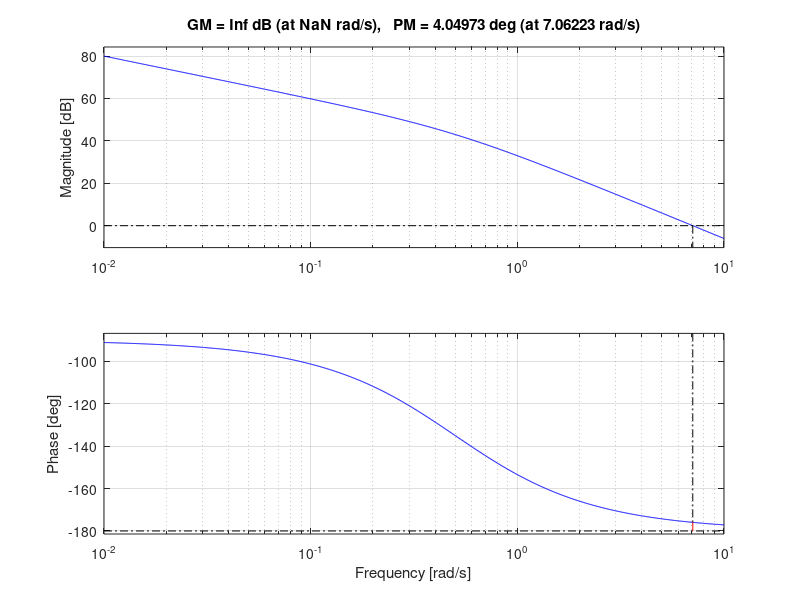

This chart was generated by the following MATLAB code: (Note: this script raises an error after producing the figure.)
clc, clear
s = tf('s');
%[text] This is your system's open loop transfer function. Replace as per your system design.
%[text] $G\\left(s\\right)=\\frac{1}{\\left(2s+1\\right)}${"editStyle":"visual"}
G = 1 / (2 * s + 1);
%[text] Design the K to sarisfy the stready state error requirements and add integrator to ensure zero steady state error. Reduce the gain if compensator is not able to acheive the desired phase margin. In some case a compensator may not be sufficient to achive the desired phase margin, in that case both lead and lag compensator will be required.
K = 100;
G = K * G * (1 / s);
%[text] Find system margins without compensator,
margin(G)
% Display the gain and phase margins
[Gm, Pm, Wpc, Wgc] = margin(G);
fprintf('Gain Margin: %.2f dB at Frequency: %.2f rad/s\n', db(Gm), Wpc);
fprintf('Phase Margin: %.2f degrees at Frequency: %.2f rad/s\n', Pm, Wgc);
%%
i = 1;

for phi_d = [30, 40, 45, 50, 55, 60]
  phi_di(i, :) = phi_d;
  phi_m(i, :) = phi_d - Pm + 2;
  alpha(i, :) = (1 - sind(phi_m(i, :))) / (1 + sind(phi_m(i, :)));
  %[text] Automatic $\\omega\_d${"editStyle":"visual"}calculation
  alpha_attenuation = 10 * log10(alpha(i, :));
  [mag, phase, wout] = bode (G, 1e-2:0.01:Wgc * 10);
  mag_db = mag2db(mag);
  [~, index] = min(abs(mag_db - alpha_attenuation));
  omega = wout(index);
  %[text] Claculate the compensator time constat to place the additional phase at $\\omega\_{d\\;}${"editStyle":"visual"}frequency.
  %[text] $\\tau =\\frac{1}{\\omega\_{d\\;} \\sqrt{\\alpha }}${"editStyle":"visual"}
  tau(i, :) = 1 / (omega * sqrt(alpha(i, :)));

  C = (1 + tau(i, :) * s) / (1 + alpha(i, :) * tau(i, :) * s);
  figure(1)
  margin(G * C)
  hold on
  %[text] The frequency response of the Designed Compensator
  figure(2)
  bode(C)
  hold on
  [gm(i, :), pm(i, :)] = margin(G * C);
  fprintf("Gain Margin = %0.2f, and Phase Margin = %0.2f \n", [db(gm(i, :)), pm(i, :)])
  %[text] Step response of uncompensated closed loop system and compensated closed loop system with the desired phase margins.
  figure(3)
  subplot(2, 1, 1)
  [y, t] = step(feedback(G * C, 1), 3);
  plot(t, y)
  hold on
  subplot(2, 1, 2)
  plot(t, 1 - y)
  hold on
  i = i + 1;
end

legendLabels = arrayfun(@(x) sprintf('\\phi= %.2f', x), pm, 'UniformOutput', false);
[y, t] = step(feedback(G, 1), 3);
figure(1), legend(legendLabels, Location = "bestoutside");

figure(2), legend(legendLabels, Location = "bestoutside");
figure(3), subplot(2, 1, 1), plot(t, y), title("Step Response")
figure(3), subplot(2, 1, 2), plot(t, 1 - y), title("Error Plot")
figure(3), subplot(2, 1, 1)
legendLabels{end + 1} = 'Uncompensated';
legend(legendLabels, Location = "northeast")

hold off
%%
PM_uncomensated = ones(size(phi_di)) * Pm;
tab = table(phi_di, PM_uncomensated, pm, alpha, tau, ...
  'VariableNames', ["PM (Desired)", "PM (Actual)", 'PM (Compensated)', "alpha", "tau"])

figList = findall(0, 'Type', 'figure');

for i = 1:length(figList)
  figure(i);
  set(gcf, 'PaperUnits', 'inches');
  set(gcf, 'PaperPosition', [0 0 7 3.5]);
  saveas(gcf, sprintf('figure%d.png', i));
end

%[appendix]{"version":"1.0"}
%---
%[metadata:styles]
%   data: {"normal":{"fontFamily":"Times"}}
%---
%[metadata:view]
%   data: {"layout":"inline","rightPanelPercent":40}
%---
